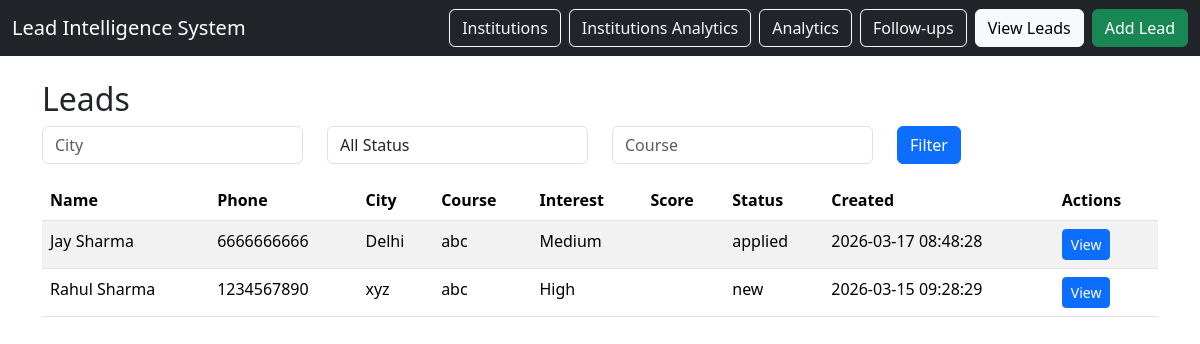
Before: /leads with the older database file.
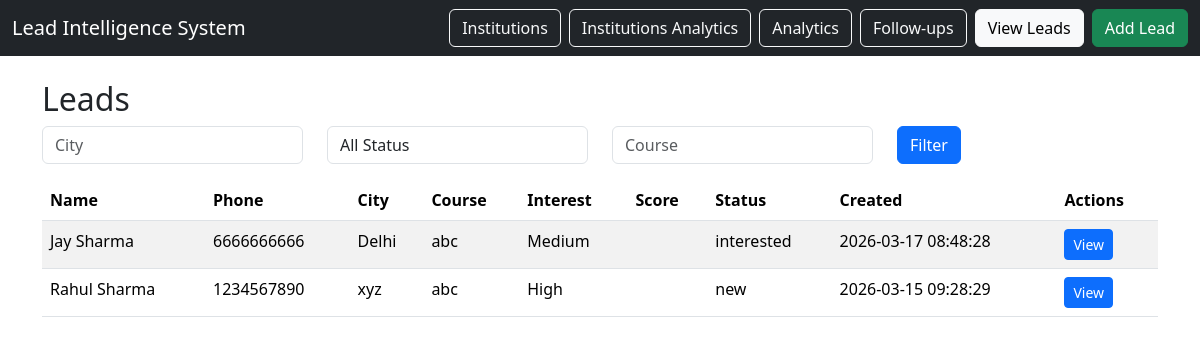
After: the same page with the newer database file.
### tables this page shows
CREATE TABLE leads (
    lead_id INTEGER PRIMARY KEY AUTOINCREMENT,
    student_name TEXT NOT NULL,
    phone TEXT,
    city TEXT,
    school_id INTEGER,
    coaching_id INTEGER,
    course_interest TEXT,
    lead_source TEXT,
    interest_level TEXT,
    lead_score INTEGER DEFAULT 0,
    status TEXT CHECK(status IN (
        'new',
        'contacted',
        'interested',
        'applied',
        'admitted',
        'lost'
    )) DEFAULT 'new',
    created_at TIMESTAMP DEFAULT CURRENT_TIMESTAMP,
    notes TEXT,

    FOREIGN KEY (school_id) REFERENCES institutions(institution_id),
    FOREIGN KEY (coaching_id) REFERENCES institutions(institution_id)
);

### app.py (the view)
@app.route("/leads")
def lead_list():
    db = get_db()
    city = request.args.get("city")
    status = request.args.get("status")
    course = request.args.get("course")
    query = """
        SELECT lead_id, student_name, phone, city,
               course_interest, interest_level,
               status, created_at
        FROM leads
        WHERE 1=1
    """
    params = []
    if city:
        query += " AND city = ?"
        params.append(city)
    if status:
        query += " AND status = ?"
        params.append(status)
    if course:
        query += " AND course_interest = ?"
        params.append(course)
    query += " ORDER BY created_at DESC"
    leads = db.execute(query, params).fetchall()
    return render_template("leads.html", leads=leads)

### database/db_connection.py (called while the page is built)
def get_db():
    conn = sqlite3.connect(DB_NAME)
    conn.row_factory = sqlite3.Row
    return conn

### templates/leads.html (shortened to what this page needs)
{% extends "base.html" %}
{% block content %}
<h2>Leads</h2>
<form method="GET" class="row mb-3">
<div class="col">
<input class="form-control" name="city" placeholder="City">
</div>
<div class="col">
<select class="form-control" name="status">
<option value="">All Status</option>
</select>
</div>
<div class="col">
<input class="form-control" name="course" placeholder="Course">
</div>
<div class="col">
<button class="btn btn-primary">Filter</button>
</div>
</form>
<table class="table table-striped">
<thead>
<tr>
<th>Name</th>
<th>Phone</th>
<th>City</th>
<th>Course</th>
<th>Interest</th>
<th>Score</th>
<th>Status</th>
<th>Created</th>
<th>Actions</th>
</tr>
</thead>
<tbody>
{% for lead in leads %}
<tr>
<td>{{ lead.student_name }}</td>
<td>{{ lead.phone }}</td>
<td>{{ lead.city }}</td>
<td>{{ lead.course_interest }}</td>
<td>{{ lead.interest_level }}</td>
<td>{{ lead.lead_score }}</td>
<td>{{ lead.status }}</td>
<td>{{ lead.created_at }}</td>
<td>
<a class="btn btn-sm btn-primary"
href="/leads/{{ lead.lead_id }}">
View
</a>
</td>
</tr>
{% endfor %}
</tbody>
</table>
{% endblock %}

Changed rows visible on the page:
changed leads "Jay Sharma": status "applied" → "interested"
